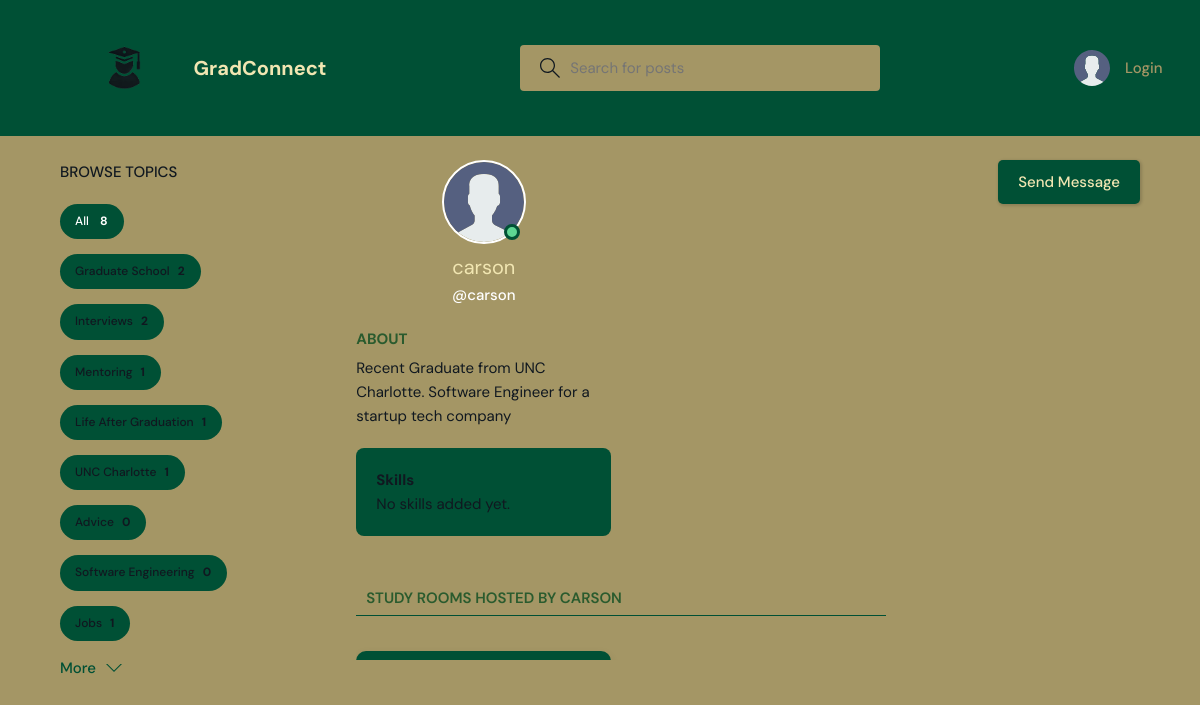
/profile/17/, run on the app's committed database.
### base/models.py (models this page shows, shortened)
class Topic(models.Model):
    name = models.CharField(max_length=200)

class User(AbstractUser):
    name = models.CharField(max_length=200, null=True)
    email = models.EmailField(unique=True, null=True)
    bio = models.TextField(null=True)
    skills = models.ManyToManyField(Skill, related_name="users", blank=True)
    avatar = models.ImageField(null=True, default="avatar.svg")
    USERNAME_FIELD = 'email'
    REQUIRED_FIELDS = ['username']

### base/views.py (the view, shortened to what this page needs)
# urls.py: path('profile/<str:pk>/', views.userProfile, name="user-profile"),
def userProfile(request, pk):
    user = User.objects.get(id=pk)
    rooms = user.room_set.all()
    room_messages = user.message_set.all()
    topics = Topic.objects.all()
    skills = user.skills.all()
    add_skill_form = AddSkillForm()
    add_skill_form = AddSkillForm() if request.user == user else None
    context = {'user': user, 'rooms': rooms,
               'room_messages': room_messages, 'topics': topics, 'skills': skills, 'add_skill_form': add_skill_form,}
    return render(request, 'base/profile.html', context)

### base/models.py (called while the page is built)
    def __str__(self):
        return self.name

### base/templates/base/profile.html (shortened to what this page needs)
{% extends 'main.html' %}
{% block content %}
<main class="profile-page layout layout--3">
  <div class="container">
    {% include 'base/topics_component.html' %}
    <div class="roomList">
      <div class="profile">
        <div class="profile__avatar">
          <div class="avatar avatar--large active">
            <img src="{{ user.avatar.url }}" />
          </div>
        </div>
        <div class="profile__info">
          <h3>{{ user.name }}</h3>
          <p>@{{ user.username }}</p>
        </div>
        <div class="profile__about">
          <h3>About</h3>
          <p>{{ user.bio|default:"This user hasn't added a bio yet." }}</p>
        </div>
        <div class="skills-section">
          <h3>Skills</h3>
          <ul class="skills-list">
            {% for skill in skills %}
              <li>
                {{ skill.name }}
                {% if request.user == user %}
                <a href="{% url 'remove_skill' skill.id %}" class="remove-skill">×</a>
                {% endif %}
              </li>
            {% empty %}
              <p>No skills added yet.</p>
            {% endfor %}
          </ul>
        </div>
      </div>
      <div class="roomList__header">
        <div>
          <h2>Study Rooms Hosted by {{ user.username }}</h2>
        </div>
      </div>
      {% include 'base/feed_component.html' %}
    </div>
    {% if request.user != user %}
    <a href="{% url 'send_direct_message' recipient_id=user.id %}" class="btn btn--main send-message">Send Message</a>
    {% endif %}
  </div>
</main>
{% endblock content %}

### base/templates/base/topics_component.html
<div class="topics">
    <div class="topics__header">
        <h2>Browse Topics</h2>
    </div>
    <ul class="topics__list">
        <li>
            <a href="{% url 'home' %}" class="active">All <span>{{topics.count}}</span></a>
        </li>
        {% for topic in topics %}
        <li>
            <a href="{% url 'home' %}?q={{topic.name}}">{{topic.name}}<span>{{topic.room_set.all.count}}</span></a>
        </li>
        {% endfor %}
    </ul>
    <a class="btn btn--link" href="{% url 'topics' %}">
        More
        <svg version="1.1" xmlns="http://www.w3.org/2000/svg" width="32" height="32" viewBox="0 0 32 32">
            <title>chevron-down</title>
            <path d="M16 21l-13-13h-3l16 16 16-16h-3l-13 13z"></path>
        </svg>
    </a>
</div>

### base/templates/base/feed_component.html (shortened to what this page needs)
{% for room in rooms %}
<div class="roomListRoom">
</div>
{% endfor %}

### data on the page
Topic: name "Graduate School", room_set.all.count "2"
Topic: name "Interviews", room_set.all.count "2"
Topic: name "Mentoring", room_set.all.count "1"
Topic: name "Life After Graduation", room_set.all.count "1"
Topic: name "UNC Charlotte", room_set.all.count "1"
Topic: name "Advice", room_set.all.count "0"
Topic: name "Software Engineering", room_set.all.count "0"
Topic: name "Jobs", room_set.all.count "1"
User: avatar (placeholder picture), name "carson", username "carson", bio "Recent Graduate from UNC Charlotte. Software Engineer for a startup tech company", username "CARSON"

### other printed values
{{ topics.count }} "8"
